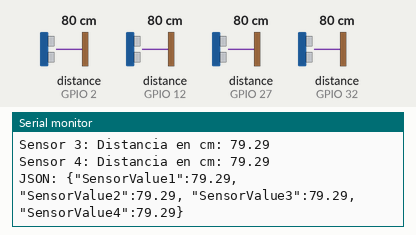
This sketch was run on a simulated ESP32. Shown: the last lines printed to the serial monitor. Wiring (inferred from the names in the program): 4 × ultrasonic range finder: trigger GPIO 13, echo GPIO 12 / trigger GPIO 14, echo GPIO 27 / trigger GPIO 15, echo GPIO 2 / trigger GPIO 33, echo GPIO 32. The test bench sets the inputs (shaded band); at power-on: distance to the obstacle (sensors on GPIO 2, GPIO 12, GPIO 27, GPIO 32) 80 cm. The echo pulse lasts 58.3 µs per cm; WiFi joins after 1.5 s; servers stay silent unless stated; uploads are accepted with an empty reply.

Above: at 2.7 s.
2.8 s: distance to the obstacle (sensor on GPIO 2) set to 2 cm
At 3.6 s:
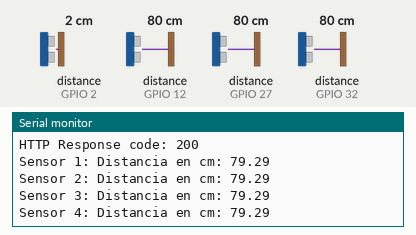
4.5 s: distance to the obstacle (sensor on GPIO 12) set to 2 cm
At 5.7 s:
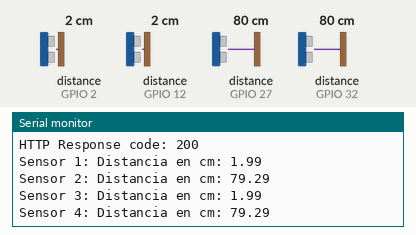
6.2 s: distance to the obstacle (sensor on GPIO 27) set to 2 cm
At 7.0 s:
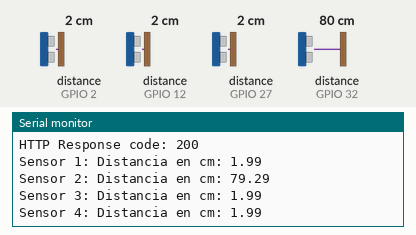
7.9 s: distance to the obstacle (sensor on GPIO 32) set to 2 cm
At 9.4 s:
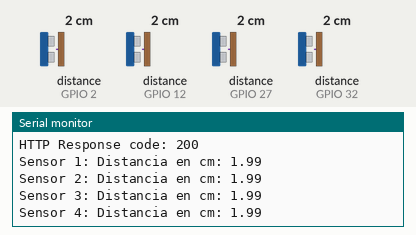
9.6 s: distance to the obstacle (sensor on GPIO 2) set to 4 cm
At 10.8 s:
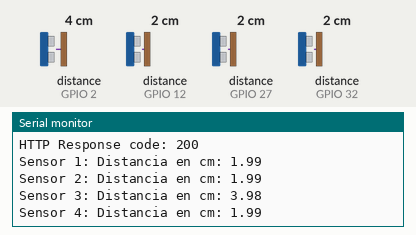
11.3 s: distance to the obstacle (sensor on GPIO 12) set to 4 cm
At 12.4 s:
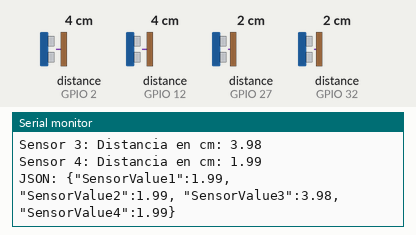
Timing chart, 0 to 14.0 s (numbered marks = the images above; inputs shaded):
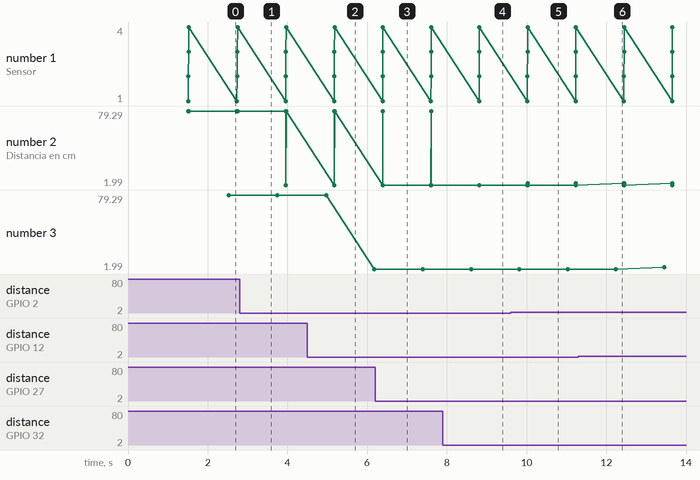

The sketch:

4SensoresUltrasonidoAPI_ESP32.ino
```cpp
#include <WiFi.h>
#include <HTTPClient.h>

#define SOUND_SPEED 0.034  // Velocidad del sonido en el aire ≈ 343 m/s
#define ECHO_PIN_1 12      // Pin del trigger del sensor  Ok
#define TRIGGER_PIN_1 13   // Pin del eco del sensor      Ok
#define ECHO_PIN_2 32      // Pin del trigger del sensor  Ok
#define TRIGGER_PIN_2 33   // Pin del eco del sensor      Ok
#define ECHO_PIN_3 2      // Pin del trigger del sensor   Ok
#define TRIGGER_PIN_3 15   // Pin del eco del sensor      Ok
#define ECHO_PIN_4 27      // Pin del trigger del sensor  Ok
#define TRIGGER_PIN_4 14   // Pin del eco del sensor      Ok

const char *ssid = "LAPTOP-5BUGCH90";
const char *password = "123456789";
const char *serverUrl = "http://192.168.10.2:5000/api/receive_data_US4";

void setup() {
  Serial.begin(115200);
  pinMode(TRIGGER_PIN_1, OUTPUT);
  pinMode(ECHO_PIN_1, INPUT);
  pinMode(TRIGGER_PIN_2, OUTPUT);
  pinMode(ECHO_PIN_2, INPUT);
  pinMode(TRIGGER_PIN_3, OUTPUT);
  pinMode(ECHO_PIN_3, INPUT);
  pinMode(TRIGGER_PIN_4, OUTPUT);
  pinMode(ECHO_PIN_4, INPUT);

  WiFi.begin(ssid, password);

  while (WiFi.status() != WL_CONNECTED) {
    delay(500);
    Serial.println("Conectando a WiFi...");
  }

  Serial.println("Conectado a la red WiFi");
  Serial.print("Dirección IP: ");
  Serial.println(WiFi.localIP());

}

void loop() {
  float sensor1 = calculateDistance_1();
  float sensor2 = calculateDistance_2();
  float sensor3 = calculateDistance_3();
  float sensor4 = calculateDistance_4();
  delay(1000);
  //Serial.println("return1: "+ String(sensor1));
  RequestPost(String(sensor1), String(sensor2), String(sensor3), String(sensor4));

  // delay(200);
  // calculateDistance_2();
  // delay(200);
  // calculateDistance_3();
  // delay(200);
  // calculateDistance_4();
  // delay(200);
}

float calculateDistance_1() {
  long duration;
  float distance_cm;

  // Genera un pulso corto en el pin del trigger para iniciar la medición
  digitalWrite(TRIGGER_PIN_1, LOW);
  delayMicroseconds(2);
  digitalWrite(TRIGGER_PIN_1, HIGH);
  delayMicroseconds(10);
  digitalWrite(TRIGGER_PIN_1, LOW);

  // Lee la duración del pulso en el pin del echo
  duration = pulseIn(ECHO_PIN_1, HIGH);
  // Calcula la distancia en centímetros
  distance_cm = duration * SOUND_SPEED / 2;  // Fórmula para convertir la duración del eco a cm
  Serial.print("Sensor 1");
  Serial.print(": Distancia en cm: ");
  Serial.println(distance_cm);
  return distance_cm;
}

float calculateDistance_2() {
  long duration;
  float distance_cm;

  // Genera un pulso corto en el pin del trigger para iniciar la medición
  digitalWrite(TRIGGER_PIN_2, LOW);
  delayMicroseconds(2);
  digitalWrite(TRIGGER_PIN_2, HIGH);
  delayMicroseconds(10);
  digitalWrite(TRIGGER_PIN_2, LOW);

  // Lee la duración del pulso en el pin del echo
  duration = pulseIn(ECHO_PIN_2, HIGH);
  // Calcula la distancia en centímetros
  distance_cm = duration * SOUND_SPEED / 2;  // Fórmula para convertir la duración del eco a cm
  Serial.print("Sensor 2");
  Serial.print(": Distancia en cm: ");
  Serial.println(distance_cm);
  return distance_cm;
}

float calculateDistance_3() {
  long duration;
  float distance_cm;

  // Genera un pulso corto en el pin del trigger para iniciar la medición
  digitalWrite(TRIGGER_PIN_3, LOW);
  delayMicroseconds(2);
  digitalWrite(TRIGGER_PIN_3, HIGH);
  delayMicroseconds(10);
  digitalWrite(TRIGGER_PIN_3, LOW);

  // Lee la duración del pulso en el pin del echo
  duration = pulseIn(ECHO_PIN_3, HIGH);
  // Calcula la distancia en centímetros
  distance_cm = duration * SOUND_SPEED / 2;  // Fórmula para convertir la duración del eco a cm
  Serial.print("Sensor 3");
  Serial.print(": Distancia en cm: ");
  Serial.println(distance_cm);
  return distance_cm;
}

float calculateDistance_4() {
  long duration;
  float distance_cm;

  // Genera un pulso corto en el pin del trigger para iniciar la medición
  digitalWrite(TRIGGER_PIN_4, LOW);
  delayMicroseconds(2);
  digitalWrite(TRIGGER_PIN_4, HIGH);
  delayMicroseconds(10);
  digitalWrite(TRIGGER_PIN_4, LOW);

  // Lee la duración del pulso en el pin del echo
  duration = pulseIn(ECHO_PIN_4, HIGH);
  // Calcula la distancia en centímetros
  distance_cm = duration * SOUND_SPEED / 2;  // Fórmula para convertir la duración del eco a cm
  Serial.print("Sensor 4");
  Serial.print(": Distancia en cm: ");
  Serial.println(distance_cm);
  return distance_cm;
}

void RequestPost(String Data1, String Data2, String Data3, String Data4){
    // Construir el JSON
  String json = "{\"SensorValue1\":" + String(Data1) + ", \"SensorValue2\":"+ String(Data2) + ", \"SensorValue3\":"+ String(Data3) + ", \"SensorValue4\":"+ String(Data4) +"}";

  Serial.println("JSON: "+ json);
  // Iniciar la conexión HTTP
  HTTPClient http;

  // Configurar la URL y los encabezados
  http.begin(serverUrl);
  http.addHeader("Content-Type", "application/json");

  // Realizar la solicitud POST
  int httpResponseCode = http.POST(json);

  // Verificar la respuesta del servidor
  if (httpResponseCode > 0) {
    Serial.print("HTTP Response code: ");
    Serial.println(httpResponseCode);

    String response = http.getString();
    Serial.println(response);
  } else {
    Serial.print("Error en la solicitud. HTTP Response code: ");
    Serial.println(httpResponseCode);
  }

  // Liberar recursos
  http.end();
}
```

Measured:
- after the input at 4.5 s, the serial monitor: prints a new line after 0.67 s (image 2)
- after the input at 6.2 s, the serial monitor: prints a new line after 0.19 s (image 3)
- after the input at 7.9 s, the serial monitor: prints a new line after 0.91 s (image 4)
- after the input at 9.6 s, the serial monitor: prints a new line after 0.42 s (image 5)
